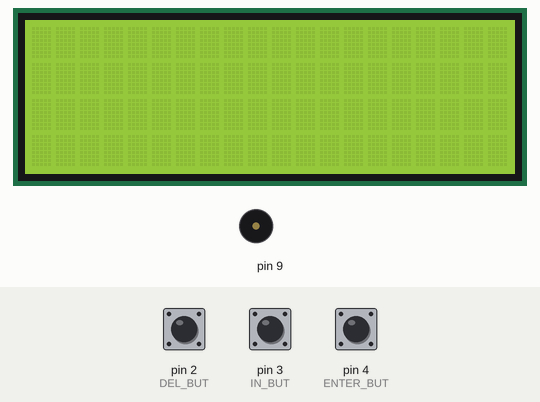
Simulated run of this sketch. Board: Arduino Uno, built with avr-gcc and run on an emulated ATmega328P. Parts: 20×4 character LCD, buzzer (waves = sounding). The test bench sets the inputs (shaded band); at power-on: pin 4 (ENTER_BUT) HIGH, pin 3 (IN_BUT) HIGH, pin 2 (DEL_BUT) HIGH. What the sketch prints to the serial monitor is not drawn.

Above: at 1.2 s.
1.3 s: pin 4 (ENTER_BUT) pulled LOW for 0.15 s
At 1.52 s:
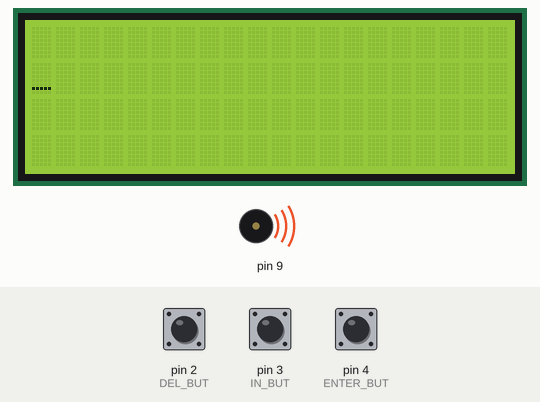
2.0 s: pin 3 (IN_BUT) pulled LOW for 1 s
3.6 s: pin 4 (ENTER_BUT) pulled LOW for 1 s
At 5.1 s:
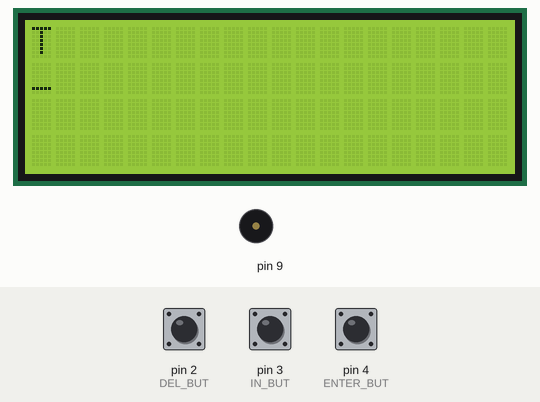
5.2 s: pin 3 (IN_BUT) pulled LOW for 1 s
At 6.31 s:
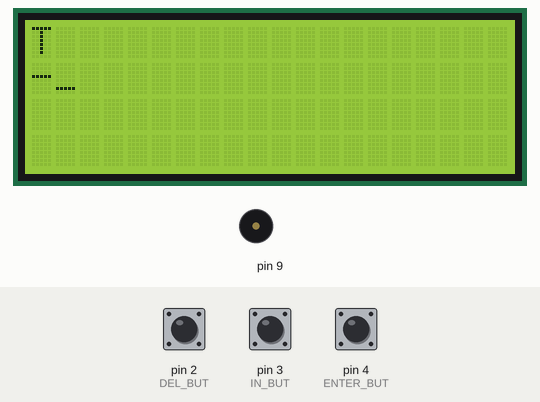
6.8 s: pin 4 (ENTER_BUT) pulled LOW for 0.15 s
At 7.4 s:
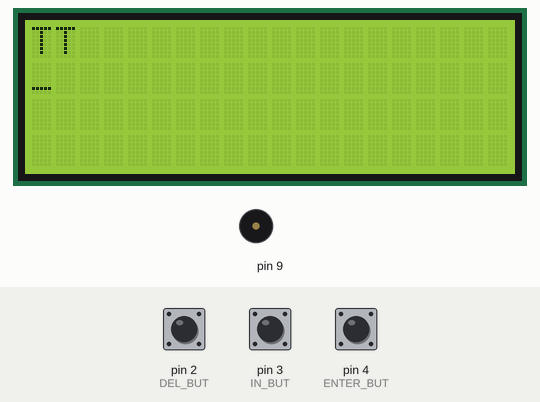
7.5 s: pin 2 (DEL_BUT) pulled LOW for 0.15 s
Timing chart, 0 to 9.2 s (numbered marks = the images above; inputs shaded):
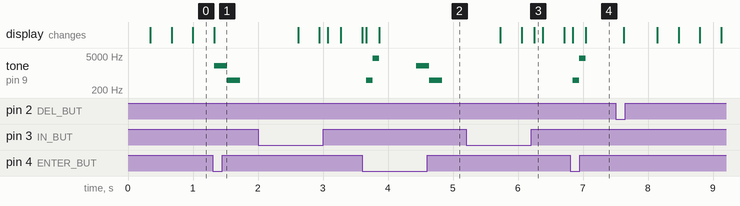

Measured:
- after the input at 1.3 s, tone on pin 9: silent → 2000 Hz at once, → 500 Hz 0.20 s later, → silent 0.20 s later
- after the input at 3.6 s, tone on pin 9: plays 500 Hz for 0.10 s, 4000 Hz for 0.10 s, 2000 Hz for 0.20 s, 500 Hz for 0.20 s, starting after 0.07 s; the display: first differs from a run without the input after 0.07 s (image 2 shows a later state)
- after the input at 6.8 s, tone on pin 9: silent → 500 Hz at once, → 4000 Hz 0.10 s later, → silent 0.10 s later; the display: first changes at once (image 4 shows a later state)

The sketch:

MorseThing.ino
```cpp
#include <Wire.h>
#include <LiquidCrystal_I2C.h>
#include <toneAC.h>
#include <string.h>

const int IN_BUT = 3;
const int IN_BUT_GND = 5;
const int DEL_BUT = 2;
const int DEL_BUT_GND = 6;
const int ENTER_BUT = 4;
const int ENTER_BUT_GND = 7;

const int SHORT = 150;
const int LONG = 750;
const int TOLERANCE = 300;

const char* morse_letter[] =
{
  ".-"  , // A
  "-...", // B
  "-.-.", // C
  "-.." , // D
  "."   , // E
  "..-.", // F
  "--." , // G
  "....", // H
  ".."  , // I
  ".---", // J
  "-.-" , // K
  ".-..", // L
  "--"  , // M
  "-."  , // N
  "---" , // O
  ".--.", // P
  "--.-", // Q
  ".-." , // R
  "..." , // S
  "-"   , // T
  "..-" , // U
  "...-", // V
  ".--" , // W
  "-..-", // X
  "-.--", // Y
  "--.."  // Z
};

const char* morse_num[] =
{
  "-----", // 0
  ".----", // 1
  "..---", // 2
  "...--", // 3
  "....-", // 4
  ".....", // 5
  "-....", // 6
  "--...", // 7
  "---..", // 8
  "----."  // 9
};

struct MorseIn {
    MorseIn(LiquidCrystal_I2C& lcd) : _pos(0), _press_time(0), _last_state(false), _lcd(lcd) {
        clear_buff();
    }

    void update() {
        if (!digitalRead(IN_BUT) && !_last_state) {
            _press_time = millis();
            _cur_time = millis();
            _last_state = true;
        }
        else if (digitalRead(IN_BUT) && _last_state) {
            _last_state = false;
            // Parse character
            unsigned long t = millis() - _press_time;
            if (/*t > SHORT - TOLERANCE && t < SHORT + TOLERANCE*/ t < 300) {
                _buff[_pos++] = '.';
                _buff[_pos] = '_';
            }
            else /*if (t > LONG - TOLERANCE && t < LONG + TOLERANCE)*/ {
                _buff[_pos++] = '-';
                _buff[_pos] = '_';
            }

            if (_pos == 16) {
                clear_buff();
                (*result)('\0');
            }
        }

        // Delete
        if (!digitalRead(DEL_BUT)) {
            step_back();
            display();
            delay(500);
        }

        // Parse
        if (!digitalRead(ENTER_BUT)) {
            _buff[_pos] = 'X';
            Serial.println(_buff);
            char c = parse();
            clear_buff();
            display();
            (*result)(c);
            delay(500);
            return;
        }

        // Blink cursor
        if (millis() - _cur_time > 300) {
            _cur_time = millis();
            change_cur();
        }
        display();
    }

    void clear_buff() {
        for (int i = 0; i != 17; i++) {
            _buff[i] = ' ';
        }
        _buff[16] = 0;
        _buff[0] = '_';
        _pos = 0;
    }

    void step_back() {
        if (_pos != 0) {
            _buff[_pos] = ' ';
            _buff[--_pos] = '_';
        }
        else {
            (*del)();
        }
        display();
    }

    char parse() {
        char MORSE_TREE[] = "_TEMNAIOGKDWRUS_OQZYCXBJPALUFVH09_8___7_______61_______2___3_45__________";
        int pos = 0;
        for (int i = 0; i != 6; i++) {
            if (_buff[i] == '-')
                pos = 2 * pos + 1;
            else if (_buff[i] == '.')
                pos = 2 * pos + 2;
            else {
                if (MORSE_TREE[pos] == '_')
                    return 0;
                else
                    return MORSE_TREE[pos];
            }
        }
        return 0;
    }

    void change_cur() {
        if (_buff[_pos] == ' ')
            _buff[_pos] = '_';
        else
            _buff[_pos] = ' ';
    }

    void display() {
        _lcd.setCursor(0,1);
        _lcd.print(_buff);
    }

    void (*result)(char);
    void (*del)();
    char _buff[17];
    int _pos;
    unsigned long _press_time;
    unsigned long _cur_time;
    bool _last_state;

    LiquidCrystal_I2C& _lcd;
};

struct Entry {
    const char* key;
    const char* value;
    const char* morse;
};

struct Message {
    Message(LiquidCrystal_I2C& lcd) :
        _pos(0), _lcd(lcd) {}


    void display() {
        _lcd.setCursor(0,0);
        _lcd.print(_buff);
    }

    void push(char c) {
        if (_pos == 15) {
            toneAC(2000);
            delay(200);
            toneAC(500);
            delay(200);
            toneAC(0);
            toneAC(2000);
            delay(200);
            toneAC(500);
            delay(200);
            toneAC(0);
            clear();
            display();
            return;
        }
        toneAC(500);
        delay(100);
        toneAC(4000);
        delay(100);
        toneAC(0);
        _buff[_pos++] = c;
        display();
        test_match();
    }

    void del() {
        if (_pos != 0) {
            _buff[--_pos] = ' ';
        }
        display();
    }

    static bool equal(const char* a, const char* b) {
        while (*b != 0) {
            if (*a != *b) {
                return false;
            }
            a++; b++;
        }
        return *b == 0;
    }

    static void cpy(char* dst, const char* src) {
        while (*src) {
            *dst = *src;
            dst++;
            src++;
        }
    }

    void test_match() {
        Entry entries[] = {
            {"AHOJ", "SLYS A ODPOVEZ", "CO JE PRED TEBOU"},
            {"CAU", "SLYS A ODPOVEZ", "CO JE PRED TEBOU"},
            {"ZDRASTVUJ", "SLYS A ODPOVEZ", "CO JE PRED TEBOU"},
            {"ALOHA", "SLYS A ODPOVEZ", "CO JE PRED TEBOU"},
            {"CUS", "SLYS A ODPOVEZ", "CO JE PRED TEBOU"},
            {"ZDAR", "SLYS A ODPOVEZ", "CO JE PRED TEBOU"},
            {"ZDAREC", "SLYS A ODPOVEZ", "CO JE PRED TEBOU"},
            {"DUKATY", "DEBUG MSG", "FW V2.5 MORSE THING KSCUK"},
            {"DUKOVANY", "SPRAVNE", "KOLIK MA KRAVA NOHOU"},
            {"CTYRI", "SPRAVNE", "ORANZOVA NEBO ZELENA"},
            {"CTYRY", "SPRAVNE", "ORANZOVA NEBO ZELENA"},
            {"4", "SPRAVNE", "ORANZOVA NEBO ZELENA"},
            {"ORANZOVA", "", "VRAT SE POKRACUJ PO CESTE DOPRAVA"},
            {"ZELENA", "", "VRAT SE POKRACUJ PO CESTE DOPRAVA"},
            {"SOS", "POMOC NENI NA CESTE", ""},
            {"42", "MATE RUCNIK?", ""},
            {"IDDQD", "CHEAT DISABLED", ""}
        };
        int count = sizeof(entries) / sizeof(Entry);

        for (int i = 0; i != count; i++) {
            if (equal(_buff, entries[i].key)) {
                show_match(entries[i].value, entries[i].morse);
                return;
            }
        }
    }

    void show_match(const char* m, const char* b) {
        for(int j = 0; j != 10; j++) {
            toneAC(500 * j);
            delay(100);
        }
        toneAC();
        clear();
        cpy(_buff, m);
        display();
        delay(500);
        beep_message(b);

        while(digitalRead(ENTER_BUT) &&
              digitalRead(DEL_BUT) &&
              digitalRead(IN_BUT));

        clear();
        display();
    }

    void clear() {
        for(int i = 0; i != 17; i++)
            _buff[i] = ' ';
        _buff[16] = 0;
        _pos = 0;
    }

    void beep_message(const char* s) {
        while(*s) {
            if (*s == ' ') {
               delay(2500);
               s++;
               continue;
            }
            beep_letter(*s);
            s++;
        }
        for (int i = 5; i != 0; i--) {
          toneAC(i * 1000, 10, 100);
        }
    }

    void beep_letter(char c) {
        const char* s;
        if (c >= 'A' && c <= 'Z')
            s = morse_letter[c - 'A'];
        else
            s = morse_num[c - '0'];
        while(*s) {
            toneAC(2000);
            if (*s == '.')
                delay(300);
            else
                delay(800);
            toneAC();
            delay(700);
            s++;
        }
        delay(1500);
    }

    char _buff[17];
    int _pos;
    LiquidCrystal_I2C& _lcd;
};

LiquidCrystal_I2C lcd(0x27,20,4);
MorseIn morse(lcd);
Message message(lcd);

void handle(char c) {
    if (c == 0) {
        toneAC(2000);
        delay(200);
        toneAC(500);
        delay(200);
        toneAC(0);
    }
    else {
        message.push(c);
    }
}

void del() {
    message.del();
}

void setup() {
    Serial.begin(9600);
    Serial.println("Started");

    pinMode(IN_BUT, INPUT_PULLUP);
    pinMode(IN_BUT_GND, OUTPUT);
    pinMode(DEL_BUT, INPUT_PULLUP);
    pinMode(DEL_BUT_GND, OUTPUT);
    pinMode(ENTER_BUT, INPUT_PULLUP);
    pinMode(ENTER_BUT_GND, OUTPUT);

    lcd.init();
    lcd.backlight();

    morse.result = handle;
    morse.del = del;
}

void loop() {
    morse.update();
    delay(50);
}
```
